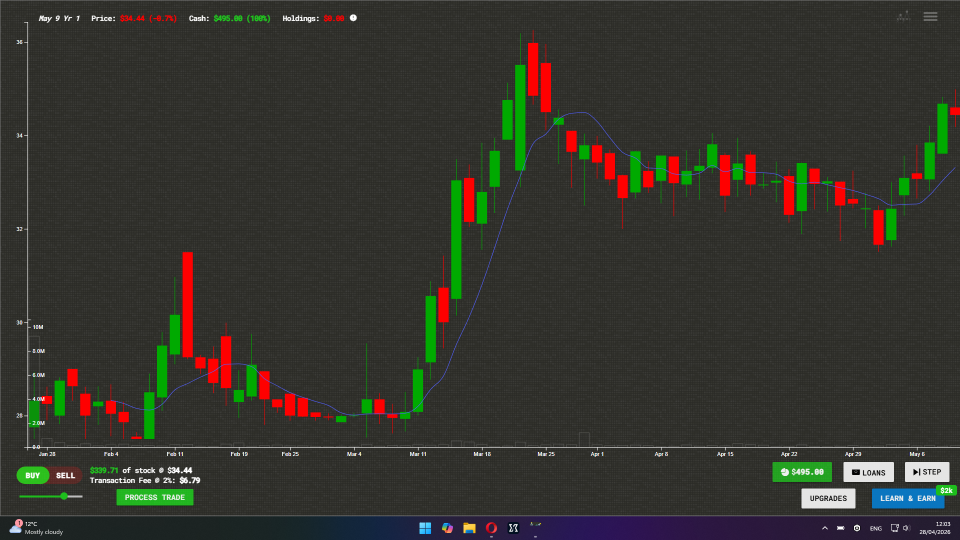
#> input picture TradeBotsAI/data/debug_capture.png, 1920 x 1080 px (shown at 1/2 size)
$ python -i ocr_reader.py   (imports and definitions only)
#> lines starting #> are read from the running program, lines starting #| are printed output that depends on the picture; after the words box and inside, x2 and y2 are one past the last pixel; in counts of white or black regions, pixels touching at a corner belong together
#> further down, picture is the input picture: PIL image 1920x1080 RGB; mean R, G, B 52.8, 52.8, 45.4
"""OCR reader for visible Trade Bots HUD values."""

from __future__ import annotations

from pathlib import Path
from typing import Any


# [54 lines left out: functions read_ocr_text, _load_pytesseract, _hud_regions, _red_hud_regions, not called in this run]


def _prepare_standard_ocr_image(image: Any) -> Any:
    from PIL import ImageEnhance, ImageOps

    scale = 4
    resized = image.resize((image.width * scale, image.height * scale))
    grayscale = ImageOps.grayscale(resized)
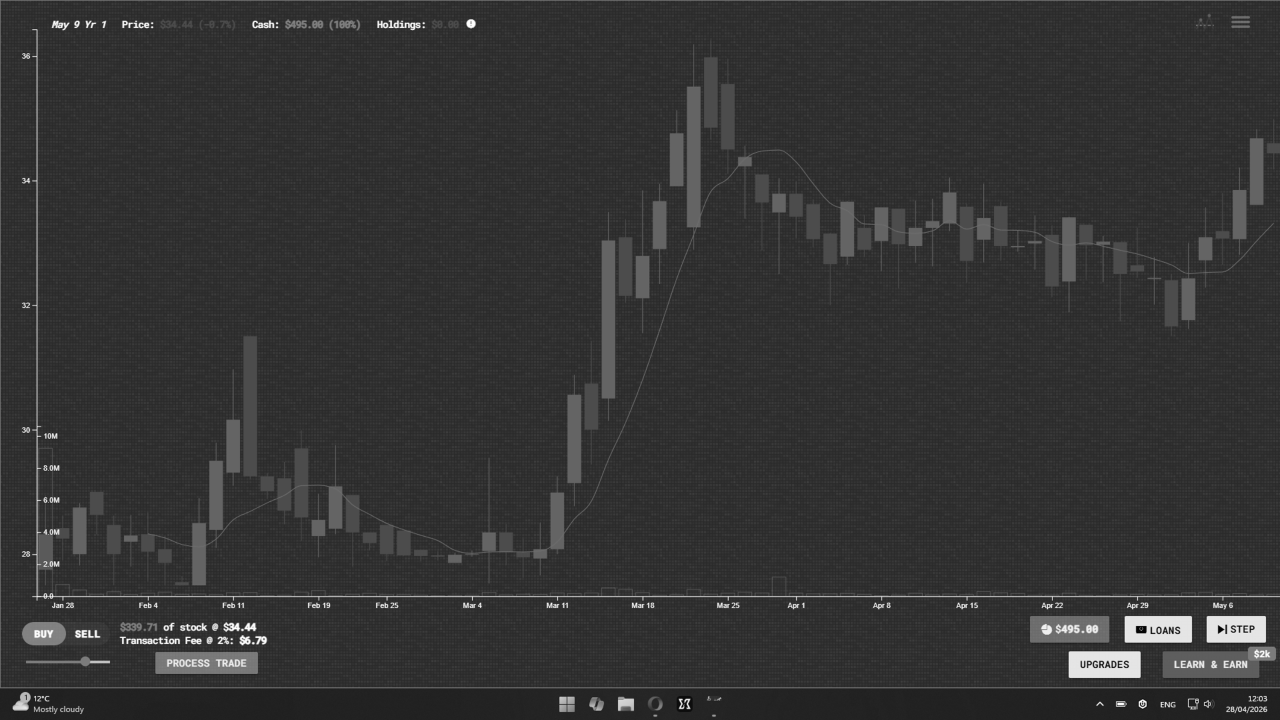
#> grayscale: PIL image 7680x4320 L (shown at 1/6 size); min 0, max 255, mean 51.9
    high_contrast = ImageEnhance.Contrast(grayscale).enhance(2.5)
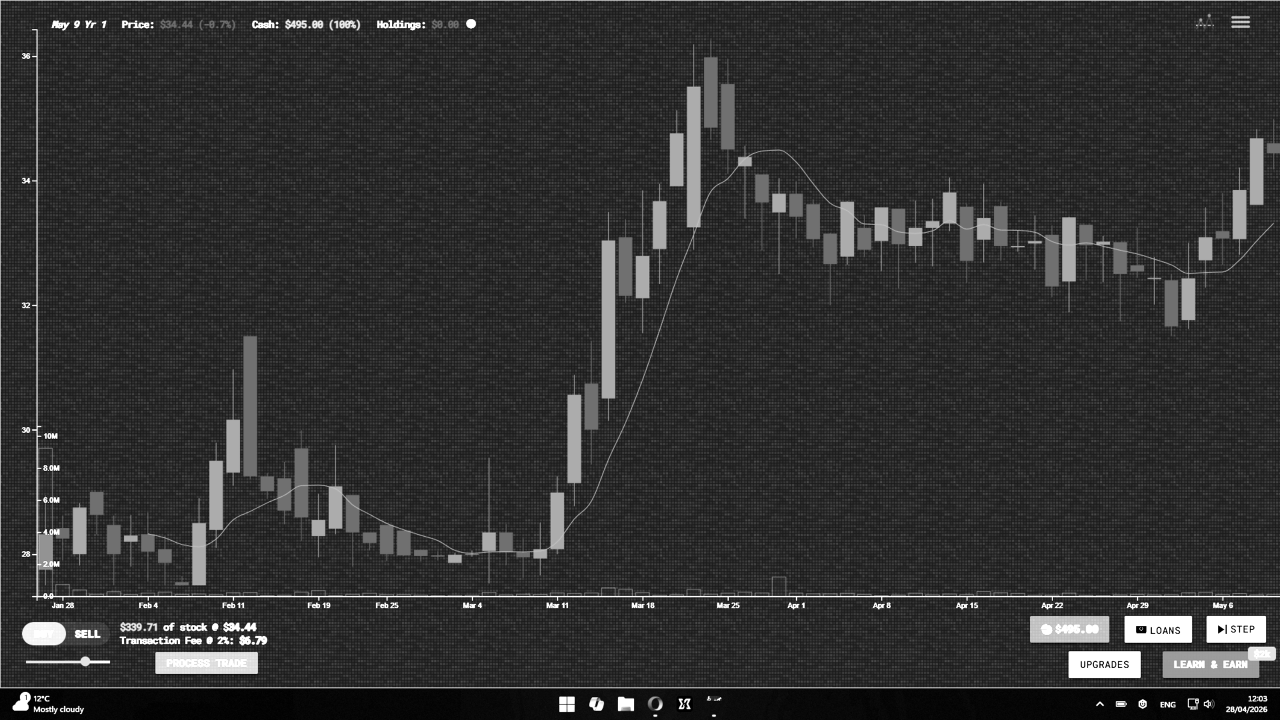
#> high_contrast: PIL image 7680x4320 L (shown at 1/6 size); min 0, max 255, mean 49.1
    return high_contrast.point(lambda pixel: 255 if pixel > 115 else 0)
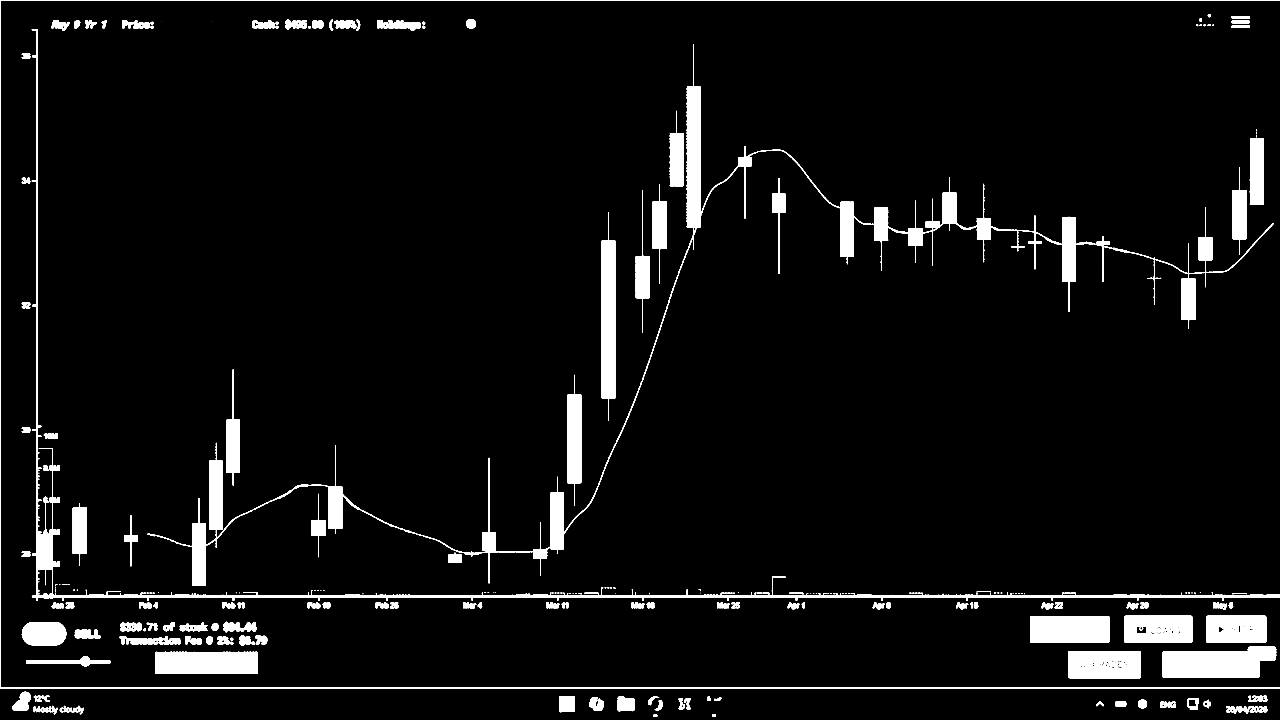
#> returned value: PIL image 7680x4320 L (shown at 1/6 size); 5% white; 421 white regions (71 under 20 px), largest, box (x1, y1, x2, y2) and area: (884, 267, 7643, 3512) 410152, (191, 175, 7680, 3605) 119943, (6976, 3879, 7657, 4067) 101801


# [24 lines left out: functions _prepare_red_text_image, _save_debug_image, not called in this run]

>>> from PIL import Image
>>> picture = Image.open('../data/debug_capture.png')
>>> result = _prepare_standard_ocr_image(picture)
